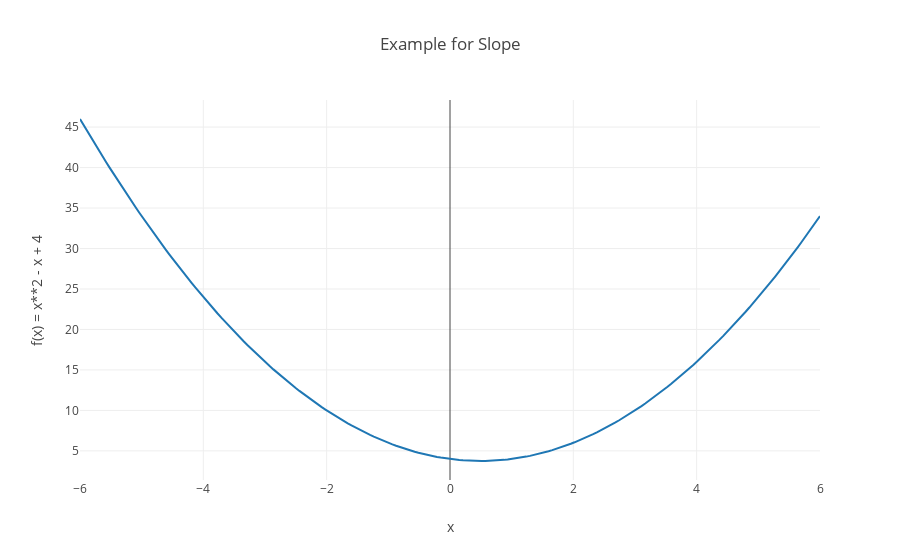

The cell this chart's notebook holds for it:
### Markdown cell above
## Derivatives

By this point in college, we should all be acquainted with the notion of slope. Take the graph below, for example:

### Code cell
xs = np.linspace(-6, 6, 200)
ys = np.asarray([(x ** 2 - x + 4) for x in xs])

scatter = go.Scatter(x=xs, y=ys, mode="lines")
data = go.Data([scatter])
layout = go.Layout(
    title="Example for Slope",
    xaxis={"title": "x"},
    yaxis={"title": "f(x) = x**2 - x + 4"},
)
py.iplot(go.Figure(data=data, layout=layout))

### Figure 1 — Plotly figure (JSON) as saved in the notebook; plotly's stock layout.template omitted (floating-point values rounded to 4 significant figures; data arrays with more than 128 entries replaced by an {"elided": "..."} marker saying what was removed)
{"data": [{"mode": "lines", "type": "scatter", "x": {"elided": "200 float values"}, "y": {"elided": "200 float values"}}], "layout": {"title": "Example for Slope", "xaxis": {"title": "x"}, "yaxis": {"title": "f(x) = x**2 - x + 4"}}}
